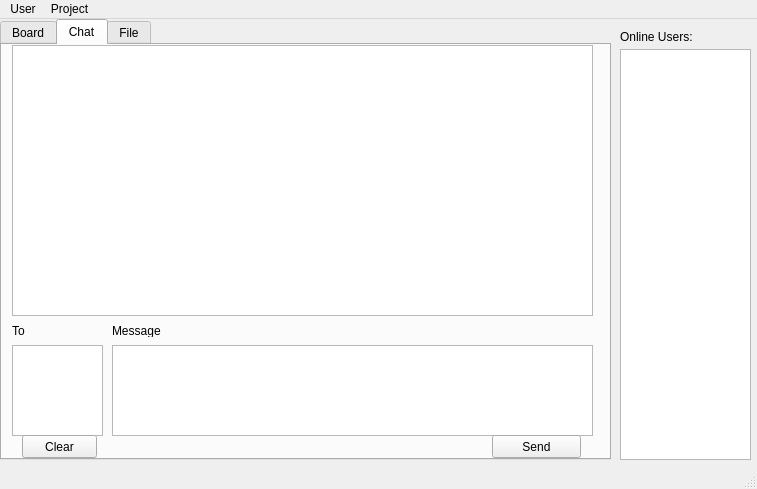
<?xml version="1.0" encoding="UTF-8"?>
<ui version="4.0">
 <class>MainWindow</class>
 <widget class="QMainWindow" name="MainWindow">
  <property name="geometry">
   <rect>
    <x>0</x>
    <y>0</y>
    <width>757</width>
    <height>489</height>
   </rect>
  </property>
  <property name="windowTitle">
   <string>CodeCafe</string>
  </property>
  <widget class="QWidget" name="centralwidget">
   <widget class="QTabWidget" name="tabWidget">
    <property name="geometry">
     <rect>
      <x>0</x>
      <y>0</y>
      <width>611</width>
      <height>441</height>
     </rect>
    </property>
    <property name="currentIndex">
     <number>1</number>
    </property>
    <widget class="QWidget" name="Tab1">
     <attribute name="title">
      <string>Board</string>
     </attribute>
     <widget class="QTextEdit" name="Board">
      <property name="geometry">
       <rect>
        <x>10</x>
        <y>30</y>
        <width>331</width>
        <height>381</height>
       </rect>
      </property>
     </widget>
     <widget class="QTextEdit" name="appointment">
      <property name="geometry">
       <rect>
        <x>350</x>
        <y>210</y>
        <width>241</width>
        <height>201</height>
       </rect>
      </property>
     </widget>
     <widget class="QCalendarWidget" name="calendarWidget">
      <property name="geometry">
       <rect>
        <x>350</x>
        <y>10</y>
        <width>248</width>
        <height>169</height>
       </rect>
      </property>
     </widget>
     <widget class="QLabel" name="label">
      <property name="geometry">
       <rect>
        <x>10</x>
        <y>10</y>
        <width>54</width>
        <height>12</height>
       </rect>
      </property>
      <property name="text">
       <string>Board</string>
      </property>
     </widget>
     <widget class="QLabel" name="label_2">
      <property name="geometry">
       <rect>
        <x>350</x>
        <y>190</y>
        <width>81</width>
        <height>16</height>
       </rect>
      </property>
      <property name="text">
       <string>Appointments</string>
      </property>
     </widget>
    </widget>
    <widget class="QWidget" name="Tab2">
     <attribute name="title">
      <string>Chat</string>
     </attribute>
     <widget class="QTextBrowser" name="ChatBrowser">
      <property name="geometry">
       <rect>
        <x>10</x>
        <y>0</y>
        <width>581</width>
        <height>271</height>
       </rect>
      </property>
     </widget>
     <widget class="QTextEdit" name="ChatEdit">
      <property name="geometry">
       <rect>
        <x>110</x>
        <y>300</y>
        <width>481</width>
        <height>91</height>
       </rect>
      </property>
     </widget>
     <widget class="QPushButton" name="sendButton">
      <property name="geometry">
       <rect>
        <x>490</x>
        <y>390</y>
        <width>89</width>
        <height>23</height>
       </rect>
      </property>
      <property name="text">
       <string>Send</string>
      </property>
     </widget>
     <widget class="QLabel" name="label_4">
      <property name="geometry">
       <rect>
        <x>10</x>
        <y>280</y>
        <width>54</width>
        <height>12</height>
       </rect>
      </property>
      <property name="text">
       <string>To</string>
      </property>
     </widget>
     <widget class="QLabel" name="label_5">
      <property name="geometry">
       <rect>
        <x>110</x>
        <y>280</y>
        <width>54</width>
        <height>12</height>
       </rect>
      </property>
      <property name="text">
       <string>Message</string>
      </property>
     </widget>
     <widget class="QTextEdit" name="toEdit">
      <property name="geometry">
       <rect>
        <x>10</x>
        <y>300</y>
        <width>91</width>
        <height>91</height>
       </rect>
      </property>
     </widget>
     <widget class="QPushButton" name="clearButton">
      <property name="geometry">
       <rect>
        <x>20</x>
        <y>390</y>
        <width>75</width>
        <height>23</height>
       </rect>
      </property>
      <property name="text">
       <string>Clear</string>
      </property>
     </widget>
    </widget>
    <widget class="QWidget" name="Tab3">
     <attribute name="title">
      <string>File</string>
     </attribute>
     <widget class="QPushButton" name="uploadButton">
      <property name="geometry">
       <rect>
        <x>510</x>
        <y>120</y>
        <width>75</width>
        <height>23</height>
       </rect>
      </property>
      <property name="text">
       <string>Upload</string>
      </property>
     </widget>
     <widget class="QTreeWidget" name="FileList">
      <property name="geometry">
       <rect>
        <x>0</x>
        <y>170</y>
        <width>591</width>
        <height>211</height>
       </rect>
      </property>
      <property name="editTriggers">
       <set>QAbstractItemView::NoEditTriggers</set>
      </property>
      <property name="sortingEnabled">
       <bool>true</bool>
      </property>
      <column>
       <property name="text">
        <string notr="true">Filename</string>
       </property>
      </column>
      <column>
       <property name="text">
        <string>Date(Changes)</string>
       </property>
      </column>
      <column>
       <property name="text">
        <string>Owner</string>
       </property>
      </column>
     </widget>
     <widget class="QPushButton" name="deleteButton">
      <property name="geometry">
       <rect>
        <x>510</x>
        <y>390</y>
        <width>75</width>
        <height>23</height>
       </rect>
      </property>
      <property name="text">
       <string>Delete</string>
      </property>
     </widget>
     <widget class="QPushButton" name="downloadButton">
      <property name="geometry">
       <rect>
        <x>420</x>
        <y>390</y>
        <width>75</width>
        <height>23</height>
       </rect>
      </property>
      <property name="text">
       <string>Download</string>
      </property>
     </widget>
     <widget class="QListWidget" name="uploadList">
      <property name="geometry">
       <rect>
        <x>0</x>
        <y>0</y>
        <width>501</width>
        <height>141</height>
       </rect>
      </property>
     </widget>
     <widget class="QLabel" name="label_6">
      <property name="geometry">
       <rect>
        <x>510</x>
        <y>10</y>
        <width>54</width>
        <height>12</height>
       </rect>
      </property>
      <property name="text">
       <string>To Upload</string>
      </property>
     </widget>
     <widget class="QLabel" name="label_7">
      <property name="geometry">
       <rect>
        <x>0</x>
        <y>150</y>
        <width>101</width>
        <height>16</height>
       </rect>
      </property>
      <property name="text">
       <string>Files on Server</string>
      </property>
     </widget>
    </widget>
   </widget>
   <widget class="QListWidget" name="NameList">
    <property name="geometry">
     <rect>
      <x>620</x>
      <y>30</y>
      <width>131</width>
      <height>411</height>
     </rect>
    </property>
   </widget>
   <widget class="QLabel" name="label_3">
    <property name="geometry">
     <rect>
      <x>620</x>
      <y>10</y>
      <width>81</width>
      <height>16</height>
     </rect>
    </property>
    <property name="text">
     <string>Online Users:</string>
    </property>
   </widget>
  </widget>
  <widget class="QMenuBar" name="menubar">
   <property name="geometry">
    <rect>
     <x>0</x>
     <y>0</y>
     <width>757</width>
     <height>23</height>
    </rect>
   </property>
   <widget class="QMenu" name="menu">
    <property name="title">
     <string>User</string>
    </property>
    <addaction name="actionLogin"/>
    <addaction name="actionLogout"/>
    <addaction name="actionSetPwd"/>
   </widget>
   <widget class="QMenu" name="menuProject">
    <property name="title">
     <string>Project</string>
    </property>
    <addaction name="actionSetPath"/>
    <addaction name="actionSetIP"/>
    <addaction name="actionRefresh"/>
   </widget>
   <addaction name="menu"/>
   <addaction name="menuProject"/>
  </widget>
  <widget class="QStatusBar" name="statusbar"/>
  <action name="actionLogin">
   <property name="text">
    <string>Login</string>
   </property>
  </action>
  <action name="actionLogout">
   <property name="text">
    <string>Logout</string>
   </property>
   <property name="toolTip">
    <string>Logout</string>
   </property>
  </action>
  <action name="actionSetPwd">
   <property name="text">
    <string>Set Password</string>
   </property>
  </action>
  <action name="actionSetPath">
   <property name="text">
    <string>Set Path</string>
   </property>
  </action>
  <action name="actionRefresh">
   <property name="text">
    <string>Refresh</string>
   </property>
  </action>
  <action name="actionSetIP">
   <property name="text">
    <string>Set IP</string>
   </property>
  </action>
 </widget>
 <resources/>
 <connections/>
</ui>
